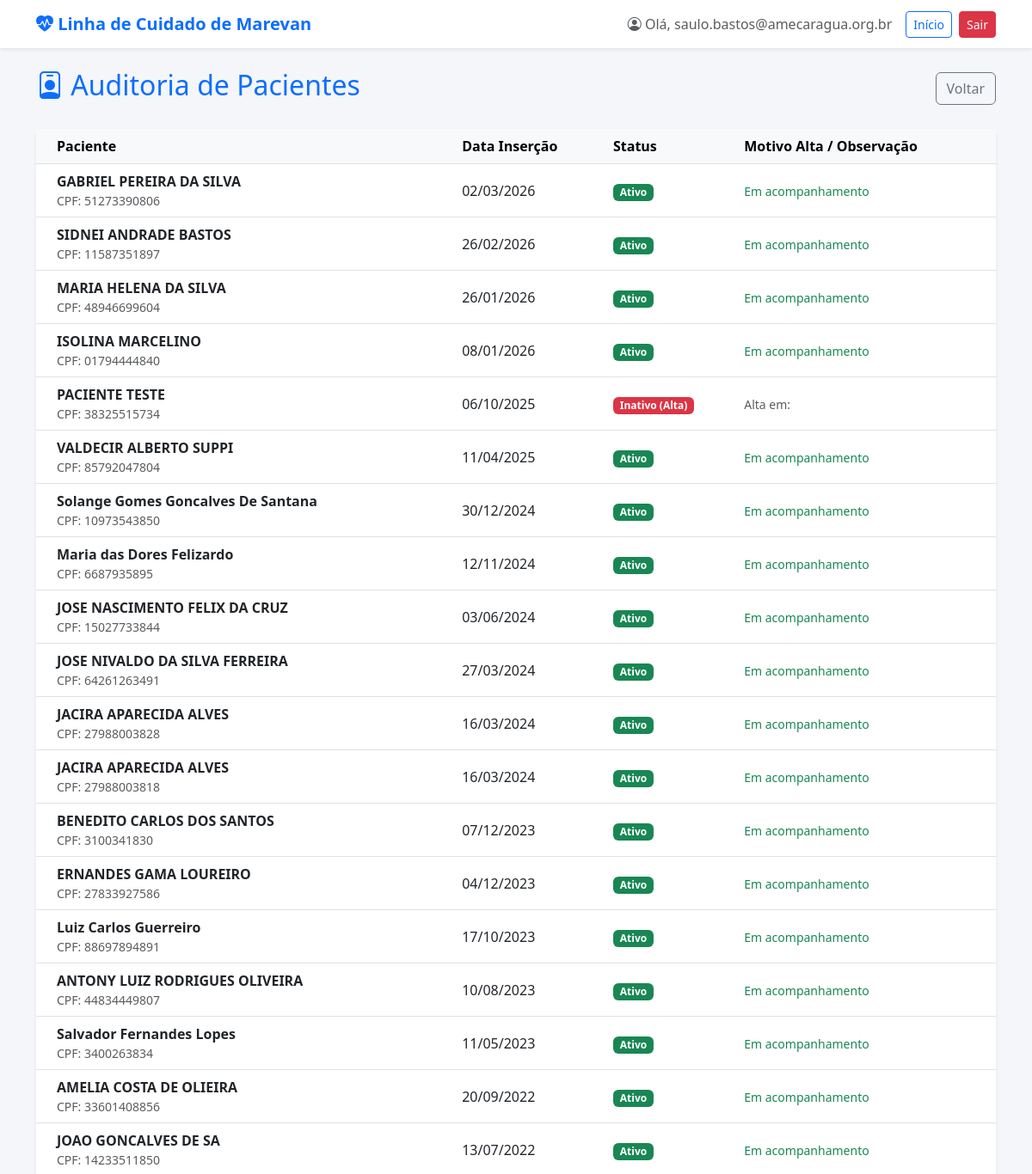
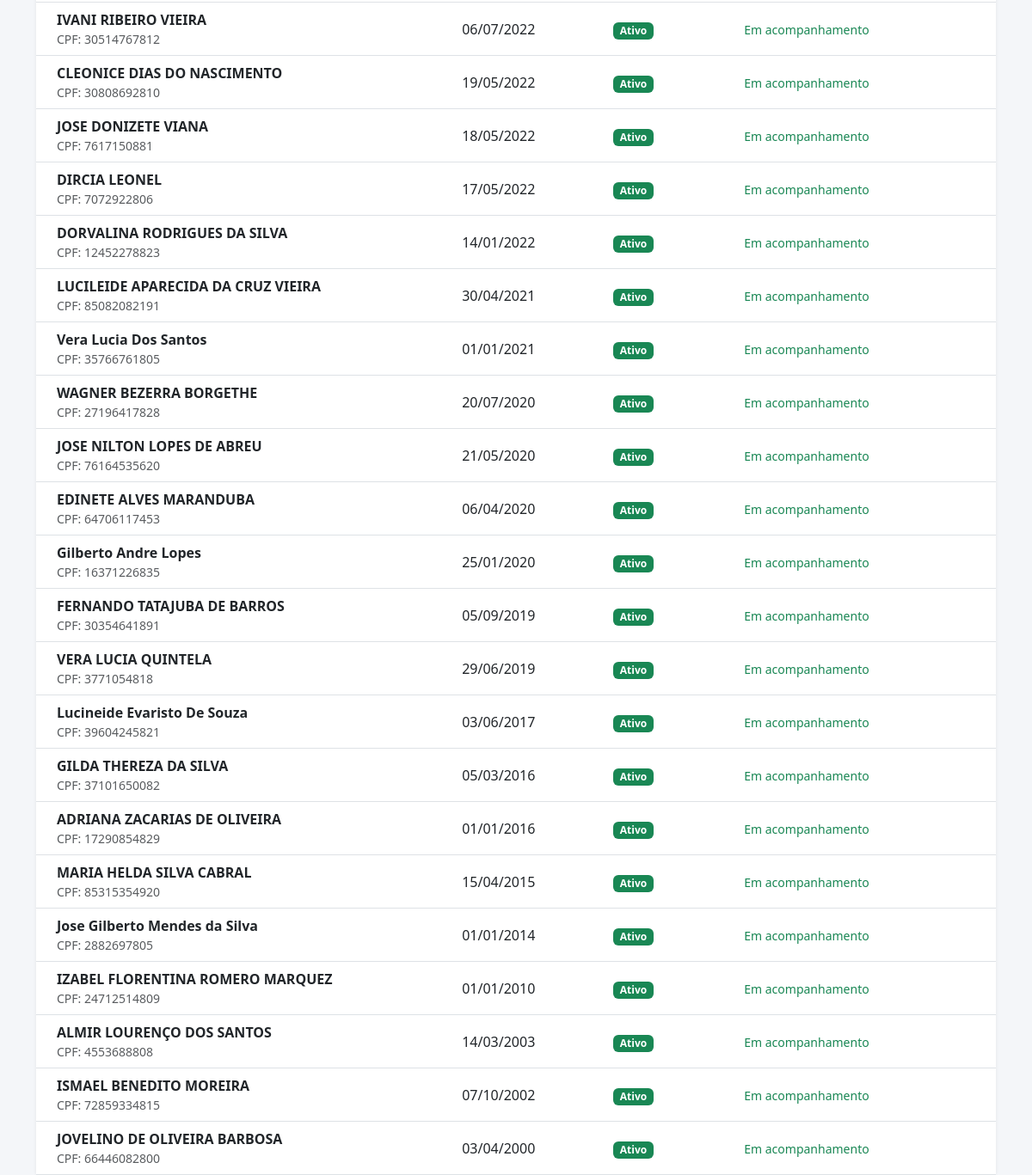
Screenshot of /admin-painel/pacientes/ (signed in) with the database file from the repository (2 pictures, top to bottom).
### core/models.py (models this page shows, shortened)
class Usuario(AbstractUser):
    mudar_senha = models.BooleanField(default=False, verbose_name="Forçar Troca de Senha")
    email_verificado = models.BooleanField(default=False, verbose_name="Email Verificado")
    TIPO_PROFISSIONAL_CHOICES = [
        ('MED', 'Médico'),
        ('ENF', 'Enfermeiro'),
        ('FAR', 'Farmacêutico'),
        ('ADM', 'Administrativo'),
    ]
    TIPO_REGISTRO_CHOICES = [('CRM', 'CRM'), ('COREN', 'COREN'), ('CRF', 'CRF')]
    tipo_profissional = models.CharField(max_length=3, choices=TIPO_PROFISSIONAL_CHOICES, null=True, blank=True)
    tipo_registro = models.CharField(max_length=10, choices=TIPO_REGISTRO_CHOICES, null=True, blank=True)
    registro_profissional = models.CharField(max_length=20, null=True, blank=True)
    drt = models.CharField(max_length=20, null=True, blank=True, verbose_name="DRT / Matrícula")

class Paciente(models.Model):
    nome = models.CharField(max_length=100)
    cross = models.IntegerField(null=True, blank=True, unique=True)
    cpf = models.CharField(max_length=11, null=True, blank=True, unique=True)
    sexo = models.IntegerField(null=True, blank=True)
    data_nascimento = models.DateField()
    municipio = models.CharField(max_length=100, null=True, blank=True)
    indicacao = models.CharField(max_length=200, null=True, blank=True)
    medico = models.CharField(max_length=100, null=True, blank=True)
    meta = models.IntegerField(null=True, blank=True)
    ativo = models.BooleanField(default=True)
    data_insercao = models.DateTimeField(default=timezone.now)
    data_alta = models.DateField(null=True, blank=True)

### core/views.py (the view)
# urls.py: path('admin-painel/pacientes/', views.gerenciar_pacientes_admin, name='gerenciar_pacientes_admin'),
@login_required
@admin_only
def gerenciar_pacientes_admin(request):
    pacientes = Paciente.objects.all().order_by('-data_insercao')
    return render(request, 'admin/pacientes_admin.html', {'pacientes': pacientes})

### core/templates/admin/pacientes_admin.html
{% extends "base.html" %}
{% block content %}
<div class="d-flex justify-content-between align-items-center mb-4">
    <h2 class="text-primary"><i class="bi bi-person-badge"></i> Auditoria de Pacientes</h2>
    <a href="{% url 'painel_admin' %}" class="btn btn-outline-secondary">Voltar</a>
</div>
<div class="card shadow-sm border-0">
    <div class="card-body p-0">
        <div class="table-responsive">
            <table class="table table-hover align-middle mb-0">
                <thead class="table-light">
                    <tr>
                        <th class="ps-4">Paciente</th>
                        <th>Data Inserção</th>
                        <th>Status</th>
                        <th>Motivo Alta / Observação</th>
                    </tr>
                </thead>
                <tbody>
                    {% for p in pacientes %}
                    <tr>
                        <td class="ps-4">
                            <span class="fw-bold">{{ p.nome }}</span>
                            <small class="d-block text-muted">CPF: {{ p.cpf|default:"---" }}</small>
                        </td>
                        <td>{{ p.data_insercao|date:"d/m/Y" }}</td>
                        <td>
                            {% if p.ativo %}
                                <span class="badge bg-success">Ativo</span>
                            {% else %}
                                <span class="badge bg-danger">Inativo (Alta)</span>
                            {% endif %}
                        </td>
                        <td>
                            {% if not p.ativo %}
                                <small class="text-muted">Alta em: {{ p.data_alta|date:"d/m/Y" }}</small>
                            {% else %}
                                <small class="text-success">Em acompanhamento</small>
                            {% endif %}
                        </td>
                    </tr>
                    {% endfor %}
                </tbody>
            </table>
        </div>
    </div>
</div>
{% endblock %}

### core/templates/base.html (shortened to what this page needs)
{% load static %}
<!DOCTYPE html>
<html lang="pt-br">
<head>
    <link href="https://cdn.jsdelivr.net/npm/bootstrap@5.3.0/dist/css/bootstrap.min.css" rel="stylesheet">
    <link rel="stylesheet" href="https://cdn.jsdelivr.net/npm/bootstrap-icons@1.10.0/font/bootstrap-icons.css">
</head>
<body>
    <nav class="navbar navbar-expand-lg navbar-light bg-white shadow-sm mb-4">
    <div class="container">
        <a class="navbar-brand" href="{% url 'index' %}">
            <i class="bi bi-heart-pulse-fill"></i> Linha de Cuidado de Marevan
        </a>
        {% if user.is_authenticated %}
        <div class="d-flex align-items-center">
            <span class="text-muted me-3">
                <i class="bi bi-person-circle"></i> Olá, {{ user.get_short_name|default:user.username }}
            </span>
            <a href="{% url 'index' %}" class="btn btn-outline-primary btn-sm me-2">Início</a>
            <a href="{% url 'logout' %}" class="btn btn-danger btn-sm">Sair</a>
        </div>
        {% endif %}
    </div>
</nav>
    <div class="container">
        {% block content %}{% endblock %}
    </div>
</body>
</html>

### core/templates/base.html (style rules this page uses)
body { background-color: #f4f6f9; }
.navbar-brand { font-weight: bold; color: #0d6efd !important; }

### rows the page displays
Usuario: get_short_name "saulo.bastos@amecaragua.org.br"
Paciente: nome "GABRIEL PEREIRA DA SILVA", cpf "51273390806", data_insercao "02/03/2026", ativo "Ativo"
Paciente: nome "SIDNEI ANDRADE BASTOS", cpf "11587351897", data_insercao "26/02/2026", ativo "Ativo"
Paciente: nome "MARIA HELENA DA SILVA", cpf "48946699604", data_insercao "26/01/2026", ativo "Ativo"
Paciente: nome "ISOLINA MARCELINO", cpf "01794444840", data_insercao "08/01/2026", ativo "Ativo"
Paciente: nome "PACIENTE TESTE", cpf "38325515734", data_insercao "06/10/2025", ativo "Inativo (Alta)"
Paciente: nome "VALDECIR ALBERTO SUPPI", cpf "85792047804", data_insercao "11/04/2025", ativo "Ativo"
Paciente: nome "Solange Gomes Goncalves De Santana", cpf "10973543850", data_insercao "30/12/2024", ativo "Ativo"
Paciente: nome "Maria das Dores Felizardo", cpf "6687935895", data_insercao "12/11/2024", ativo "Ativo"
Paciente: nome "JOSE NASCIMENTO FELIX DA CRUZ", cpf "15027733844", data_insercao "03/06/2024", ativo "Ativo"
Paciente: nome "JOSE NIVALDO DA SILVA FERREIRA", cpf "64261263491", data_insercao "27/03/2024", ativo "Ativo"
Paciente: nome "JACIRA APARECIDA ALVES", cpf "27988003828", data_insercao "16/03/2024", ativo "Ativo"
Paciente: nome "JACIRA APARECIDA ALVES", cpf "27988003818", data_insercao "16/03/2024", ativo "Ativo"
Paciente: nome "BENEDITO CARLOS DOS SANTOS", cpf "3100341830", data_insercao "07/12/2023", ativo "Ativo"
Paciente: nome "ERNANDES GAMA LOUREIRO", cpf "27833927586", data_insercao "04/12/2023", ativo "Ativo"
Paciente: nome "Luiz Carlos Guerreiro", cpf "88697894891", data_insercao "17/10/2023", ativo "Ativo"
Paciente: nome "ANTONY LUIZ RODRIGUES OLIVEIRA", cpf "44834449807", data_insercao "10/08/2023", ativo "Ativo"
Paciente: nome "Salvador Fernandes Lopes", cpf "3400263834", data_insercao "11/05/2023", ativo "Ativo"
Paciente: nome "AMELIA COSTA DE OLIEIRA", cpf "33601408856", data_insercao "20/09/2022", ativo "Ativo"
Paciente: nome "JOAO GONCALVES DE SA", cpf "14233511850", data_insercao "13/07/2022", ativo "Ativo"
Paciente: nome "IVANI RIBEIRO VIEIRA", cpf "30514767812", data_insercao "06/07/2022", ativo "Ativo"
Paciente: nome "CLEONICE DIAS DO NASCIMENTO", cpf "30808692810", data_insercao "19/05/2022", ativo "Ativo"
Paciente: nome "JOSE DONIZETE VIANA", cpf "7617150881", data_insercao "18/05/2022", ativo "Ativo"
Paciente: nome "DIRCIA LEONEL", cpf "7072922806", data_insercao "17/05/2022", ativo "Ativo"
Paciente: nome "DORVALINA RODRIGUES DA SILVA", cpf "12452278823", data_insercao "14/01/2022", ativo "Ativo"
Paciente: nome "LUCILEIDE APARECIDA DA CRUZ VIEIRA", cpf "85082082191", data_insercao "30/04/2021", ativo "Ativo"
Paciente: nome "Vera Lucia Dos Santos", cpf "35766761805", data_insercao "01/01/2021", ativo "Ativo"
Paciente: nome "WAGNER BEZERRA BORGETHE", cpf "27196417828", data_insercao "20/07/2020", ativo "Ativo"
Paciente: nome "JOSE NILTON LOPES DE ABREU", cpf "76164535620", data_insercao "21/05/2020", ativo "Ativo"
Paciente: nome "EDINETE ALVES MARANDUBA", cpf "64706117453", data_insercao "06/04/2020", ativo "Ativo"
Paciente: nome "Gilberto Andre Lopes", cpf "16371226835", data_insercao "25/01/2020", ativo "Ativo"
Paciente: nome "FERNANDO TATAJUBA DE BARROS", cpf "30354641891", data_insercao "05/09/2019", ativo "Ativo"
Paciente: nome "VERA LUCIA QUINTELA", cpf "3771054818", data_insercao "29/06/2019", ativo "Ativo"
Paciente: nome "Lucineide Evaristo De Souza", cpf "39604245821", data_insercao "03/06/2017", ativo "Ativo"
Paciente: nome "GILDA THEREZA DA SILVA", cpf "37101650082", data_insercao "05/03/2016", ativo "Ativo"
Paciente: nome "ADRIANA ZACARIAS DE OLIVEIRA", cpf "17290854829", data_insercao "01/01/2016", ativo "Ativo"
Paciente: nome "MARIA HELDA SILVA CABRAL", cpf "85315354920", data_insercao "15/04/2015", ativo "Ativo"
Paciente: nome "Jose Gilberto Mendes da Silva", cpf "2882697805", data_insercao "01/01/2014", ativo "Ativo"
Paciente: nome "IZABEL FLORENTINA ROMERO MARQUEZ", cpf "24712514809", data_insercao "01/01/2010", ativo "Ativo"
Paciente: nome "ALMIR LOURENÇO DOS SANTOS", cpf "4553688808", data_insercao "14/03/2003", ativo "Ativo"
Paciente: nome "ISMAEL BENEDITO MOREIRA", cpf "72859334815", data_insercao "07/10/2002", ativo "Ativo"
Paciente: nome "JOVELINO DE OLIVEIRA BARBOSA", cpf "66446082800", data_insercao "03/04/2000", ativo "Ativo"
